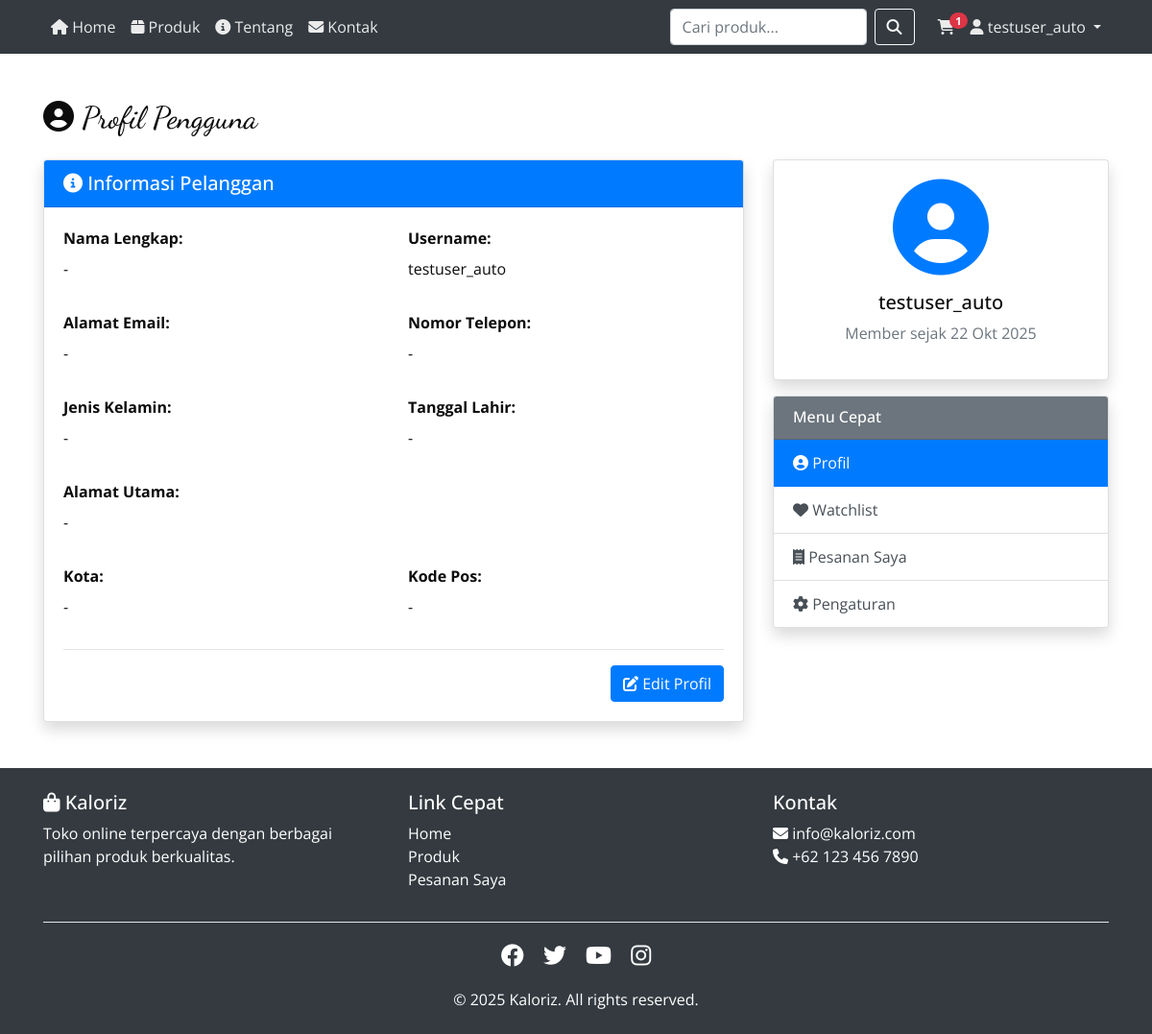
The app's page /profile/ (signed in) with its own data.
### core/models.py (models this page shows, shortened)
class UserProfile(models.Model):
    GENDER_CHOICES = [
        ('M', 'Laki-laki'),
        ('F', 'Perempuan'),
        ('O', 'Lainnya'),
    ]
    user = models.OneToOneField(User, on_delete=models.CASCADE, related_name='profile', verbose_name="Pengguna")
    phone = models.CharField(max_length=20, blank=True, verbose_name="Nomor Telepon")
    address = models.TextField(blank=True, verbose_name="Alamat")
    city = models.CharField(max_length=100, blank=True, verbose_name="Kota")
    postal_code = models.CharField(max_length=10, blank=True, verbose_name="Kode Pos")
    gender = models.CharField(max_length=1, choices=GENDER_CHOICES, blank=True, verbose_name="Jenis Kelamin")
    birth_date = models.DateField(null=True, blank=True, verbose_name="Tanggal Lahir")
    created_at = models.DateTimeField(auto_now_add=True)
    updated_at = models.DateTimeField(auto_now=True)
    class Meta:
        verbose_name = "Profil Pengguna"
        verbose_name_plural = "Profil Pengguna"

### core/views.py (the view)
# urls.py: path('profile/', views.profile_view, name='profile'),
@login_required
def profile_view(request):
    profile, created = UserProfile.objects.get_or_create(user=request.user)
    context = {
        'profile': profile,
        'user': request.user,
    }
    return render(request, 'core/profile.html', context)

### core/context_processors.py (called while the page is built)
def cart_context(request):
    cart_count = 0
    if request.user.is_authenticated:
        try:
            cart = Cart.objects.get(user=request.user)
            cart_count = cart.items.count()
        except Cart.DoesNotExist:
            cart_count = 0
    return {
        'cart_count': cart_count
    }

### templates/core/profile.html (shortened to what this page needs)
{% extends 'base.html' %}
{% block content %}
<div class="container my-5">
  <h2 class="mb-4"><i class="fas fa-user-circle"></i> Profil Pengguna</h2>
  <div class="row">
    <div class="col-md-8">
      <div class="card shadow">
        <div class="card-header bg-primary text-white">
          <h5 class="mb-0"><i class="fas fa-info-circle"></i> Informasi Pelanggan</h5>
        </div>
        <div class="card-body">
          <div class="row mb-3">
            <div class="col-md-6">
              <label class="font-weight-bold">Nama Lengkap:</label>
              <p>{{ user.get_full_name|default:"-" }}</p>
            </div>
            <div class="col-md-6">
              <label class="font-weight-bold">Username:</label>
              <p>{{ user.username }}</p>
            </div>
          </div>
          <div class="row mb-3">
            <div class="col-md-6">
              <label class="font-weight-bold">Alamat Email:</label>
              <p>{{ user.email|default:"-" }}</p>
            </div>
            <div class="col-md-6">
              <label class="font-weight-bold">Nomor Telepon:</label>
              <p>{{ profile.phone|default:"-" }}</p>
            </div>
          </div>
          <div class="row mb-3">
            <div class="col-md-6">
              <label class="font-weight-bold">Jenis Kelamin:</label>
              <p>{{ profile.get_gender_display|default:"-" }}</p>
            </div>
            <div class="col-md-6">
              <label class="font-weight-bold">Tanggal Lahir:</label>
              <p>{{ profile.birth_date|date:"d F Y"|default:"-" }}</p>
            </div>
          </div>
          <div class="row mb-3">
            <div class="col-md-12">
              <label class="font-weight-bold">Alamat Utama:</label>
              <p>{{ profile.address|default:"-" }}</p>
            </div>
          </div>
          <div class="row mb-3">
            <div class="col-md-6">
              <label class="font-weight-bold">Kota:</label>
              <p>{{ profile.city|default:"-" }}</p>
            </div>
            <div class="col-md-6">
              <label class="font-weight-bold">Kode Pos:</label>
              <p>{{ profile.postal_code|default:"-" }}</p>
            </div>
          </div>
          <hr>
          <div class="text-right">
            <a href="{% url 'core:profile_settings' %}" class="btn btn-primary">
              <i class="fas fa-edit"></i> Edit Profil
            </a>
          </div>
        </div>
      </div>
    </div>
    <div class="col-md-4">
      <div class="card shadow mb-3">
        <div class="card-body text-center">
          <div class="mb-3">
            <i class="fas fa-user-circle" style="font-size: 100px; color: #007bff;"></i>
          </div>
          <h5>{{ user.username }}</h5>
          <p class="text-muted">Member sejak {{ user.date_joined|date:"d M Y" }}</p>
        </div>
      </div>
      <div class="card shadow">
        <div class="card-header bg-secondary text-white">
          <h6 class="mb-0">Menu Cepat</h6>
        </div>
        <div class="list-group list-group-flush">
          <a href="{% url 'core:profile' %}" class="list-group-item list-group-item-action active">
            <i class="fas fa-user-circle"></i> Profil
          </a>
          <a href="{% url 'core:watchlist' %}" class="list-group-item list-group-item-action">
            <i class="fas fa-heart"></i> Watchlist
          </a>
          <a href="{% url 'core:order_list' %}" class="list-group-item list-group-item-action">
            <i class="fas fa-receipt"></i> Pesanan Saya
          </a>
          <a href="{% url 'core:profile_settings' %}" class="list-group-item list-group-item-action">
            <i class="fas fa-cog"></i> Pengaturan
          </a>
        </div>
      </div>
    </div>
  </div>
</div>
{% endblock %}

### templates/base.html (shortened to what this page needs)
{% load static %}
<!DOCTYPE html>
<html lang="id">
<head>
  <link rel="stylesheet" href="https://cdn.jsdelivr.net/npm/bootstrap@4.6.2/dist/css/bootstrap.min.css">
  <link rel="stylesheet" href="https://cdnjs.cloudflare.com/ajax/libs/font-awesome/6.4.0/css/all.min.css">
  <link href="{% static 'css/style.css' %}" rel="stylesheet" />
</head>
<body>
  <nav class="navbar navbar-expand-lg navbar-dark bg-dark" style="position: sticky; top: 0; z-index: 1000;">
    <div class="container">
      <div class="collapse navbar-collapse" id="navbarNav">
        <ul class="navbar-nav mr-auto">
          <li class="nav-item">
            <a class="nav-link" href="{% url 'catalog:home' %}"><i class="fas fa-home"></i> Home</a>
          </li>
          <li class="nav-item">
            <a class="nav-link" href="{% url 'catalog:product_list' %}"><i class="fas fa-box"></i> Produk</a>
          </li>
          <li class="nav-item">
            <a class="nav-link" href="{% url 'catalog:about' %}"><i class="fas fa-info-circle"></i> Tentang</a>
          </li>
          <li class="nav-item">
            <a class="nav-link" href="{% url 'catalog:contact' %}"><i class="fas fa-envelope"></i> Kontak</a>
          </li>
        </ul>
        <form class="form-inline my-2 my-lg-0 mr-3" action="{% url 'catalog:search' %}" method="get">
          <input class="form-control mr-2" type="search" name="q" placeholder="Cari produk..." aria-label="Search">
          <button class="btn btn-outline-light" type="submit"><i class="fas fa-search"></i></button>
        </form>
        <ul class="navbar-nav">
          {% if user.is_authenticated %}
            <li class="nav-item">
              <a class="nav-link position-relative" href="{% url 'core:cart' %}">
                <i class="fas fa-shopping-cart"></i>
                {% if cart_count > 0 %}
                <span class="badge badge-danger position-absolute" style="top: 5px; right: -5px; border-radius: 50%; padding: 3px 6px; font-size: 0.7rem; min-width: 18px;">{{ cart_count }}</span>
                {% endif %}
              </a>
            </li>
            <li class="nav-item dropdown">
              <a class="nav-link dropdown-toggle" href="#" id="navbarDropdown" role="button" data-toggle="dropdown">
                <i class="fas fa-user"></i> {{ user.username }}
              </a>
            </li>
          {% endif %}
        </ul>
      </div>
    </div>
  </nav>
  <main>
    {% block content %}{% endblock %}
  </main>
  <footer class="bg-dark text-white mt-5 py-4">
    <div class="container">
      <div class="row">
        <div class="col-md-4">
          <h5><i class="fas fa-shopping-bag"></i> Kaloriz</h5>
          <p>Toko online terpercaya dengan berbagai pilihan produk berkualitas.</p>
        </div>
        <div class="col-md-4">
          <h5>Link Cepat</h5>
          <ul class="list-unstyled">
            <li><a href="{% url 'catalog:home' %}" class="text-white">Home</a></li>
            <li><a href="{% url 'catalog:product_list' %}" class="text-white">Produk</a></li>
            {% if user.is_authenticated %}
              <li><a href="{% url 'core:order_list' %}" class="text-white">Pesanan Saya</a></li>
            {% endif %}
          </ul>
        </div>
        <div class="col-md-4">
          <h5>Kontak</h5>
          <p>
            <i class="fas fa-envelope"></i> info@kaloriz.com<br>
            <i class="fas fa-phone"></i> +62 123 456 7890
          </p>
        </div>
      </div>
      <hr class="bg-white">
      <div class="text-center">
        <div class="social-icons mb-3">
          <a href="#" class="text-white mx-2" style="font-size: 1.5rem;" title="Facebook">
            <i class="fab fa-facebook"></i>
          </a>
          <a href="#" class="text-white mx-2" style="font-size: 1.5rem;" title="Twitter">
            <i class="fab fa-twitter"></i>
          </a>
          <a href="#" class="text-white mx-2" style="font-size: 1.5rem;" title="YouTube">
            <i class="fab fa-youtube"></i>
          </a>
          <a href="#" class="text-white mx-2" style="font-size: 1.5rem;" title="Instagram">
            <i class="fab fa-instagram"></i>
          </a>
        </div>
        <p class="mb-0">&copy; 2025 Kaloriz. All rights reserved.</p>
      </div>
    </div>
  </footer>
</body>
</html>

### static/css/style.css (style rules this page uses)
body { font-family: "Open Sans", sans-serif; color: #0c0c0c; background-color: #ffffff; overflow-x: hidden; }
h1, h2 { font-family: 'Dancing Script', cursive; }
a, a:hover, a:focus { text-decoration: none; }
.btn, .btn:focus { outline: none !important; -webkit-box-shadow: none; box-shadow: none; }
.card { transition: all 0.3s ease; }
.navbar-dark .navbar-nav .nav-link { color: rgba(255, 255, 255, 0.9); transition: color 0.3s ease; }
.btn { transition: all 0.3s ease; }
footer a { transition: color 0.3s ease; }

### templates/base.html (style rules this page uses)
.social-icons a { transition: transform 0.3s ease, color 0.3s ease; display: inline-block; }

### records on screen
UserProfile: phone "-", gender "-", birth_date "-", address "-", city "-", postal_code "-"

### other values on screen
{{ cart_count }} "1"
{{ user.username }} "testuser_auto"
{{ user.get_full_name|default:"-" }} "-"
{{ user.email|default:"-" }} "-"
{{ user.date_joined|date:"d M Y" }} "22 Okt 2025"
